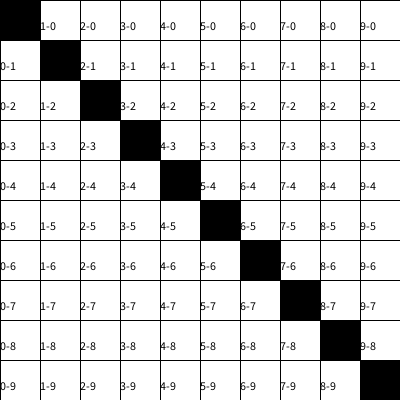
Frame 1 (no input)
Frame 60 (the mouse pressed at the canvas centre just before this capture): identical to frame 1, image omitted
Frame 120 (the mouse held since frame 60 and released just before this capture): identical to frame 1, image omitted

The Processing sketch that drew this single still picture (run headless with seeded random() and noise(); from frame 60 on, the mouse is pressed at the canvas centre):

// Processing sketch: for_anidado_texto_diagonal
// ── for_anidado_texto_diagonal.pde
int posX = 0;

void setup() {
  size(400, 400);
  frameRate = 1;
}

void draw() { 
  for(int j=0;j<10;j=j+1){
    for(int i=0;i<10;i=i+1){
      if(i == j){
        fill(0);
      }else{
        fill(255);
      }
      rect(i*40,j*40,40,40);
      fill(0);
      text(i + "-" + j, i*40,(j*40)+30);
    }
  }
  // j=0, i=0, posX=0, posY=0
  // j=0, i=1, posX=40, posY=0
  // j=0, i=2, posX=80, posY=0
  // j=0, i=3, posX=120, posY=0
  // ...
  // j=0, i=9, posX=360, posY=0
  // j=1, i=0, posX=0, posY=40
  // j=1, i=1, posX=40, posY=40
  // j=1, i=2, posX=80, posY=40
  // j=1, i=3, posX=120, posY=40
  // ...
  // j=1, i=9, posX=360, posY=40
  // j=2, i=9, posX=360, posY=80
  // j=2, i=0, posX=0, posY=80
}
